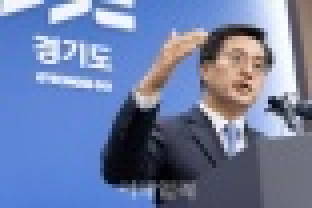
#> input picture crop/e128789b692a498f8fd8473204021cc2.jpg, 78 x 52 px, given as the content of the folder ./test1, which was not available (shown 4 times larger)
$ python Testing.py
#> lines starting #> are read from the running program, lines starting #| are printed output that depends on the picture; long printed decimals are rounded; pictures that were not available may be replaced by others from this repository, and a replacement may not be noted
#> in test, img is the input picture: shape (52, 78, 3); mean B, G, R 165.2, 126, 110.3
# simpleCamTest.py
import multiprocessing
import os
import time

import numpy
import numpy as np
import cv2

# from app.image_converter import face_detect, setting, saliency, image_magick

faceCascade = cv2.CascadeClassifier('./haar/haarcascade_frontalface_default.xml')
eyeCascade = cv2.CascadeClassifier('./haar/haarcascade_eye.xml')
REDUCE_MAX_RATE = 1.5
MIN_THRESHOLD = 0.2


def resize(img, target_size):
    width = len(img[0])
#> width = 78
    height = len(img)
#> height = 52
    resize_rate = 0
    # 원본 이미지의 가로 세로 중 작은 값을 최소 값 (img_min_length)으로 잡는다.
    img_max_length = width
#> img_max_length = 78
    if img_max_length < height:
        img_max_length = height

    # 타겟 사이즈의 가로 세로 중 작은 값을 최소 값 (target_min_length)으로 잡는다.
    target_max_length = target_size[0]
    if target_max_length > target_size[1]:
        target_max_length = target_size[1]

    # 타겟 최소 * REDUCE_MAX_RATE = min_length

    max_length = target_max_length * REDUCE_MAX_RATE
    base_pic = np.zeros((target_size[1], target_size[0], 3), np.uint8)

    h, w = img.shape[:2]
#> h = 52; w = 78
    ash = target_size[1] / h
#> ash = 1.5
    asw = target_size[0] / w
#> asw = 1
    if asw < ash:
        resize_rate = asw
#> resize_rate = 1
    else:
        resize_rate = ash
    sizeas = (int(w * resize_rate), int(h * resize_rate))
#> sizeas = (78, 52)
    pic1 = cv2.resize(img, dsize=sizeas)
    base_pic[int(target_size[1] / 2 - sizeas[1] / 2):int(target_size[1] / 2 + sizeas[1] / 2),
    int(target_size[0] / 2 - sizeas[0] / 2):int(target_size[0] / 2 + sizeas[0] / 2), :] = pic1
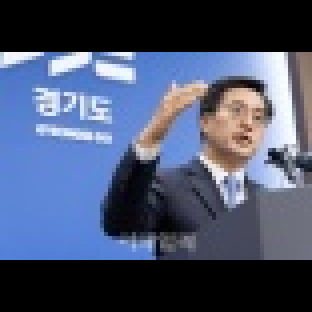
#> base_pic: shape (78, 78, 3) (shown 4 times larger); mean B, G, R 110.1, 84, 73.6
    # 타겟에 대해 100% 맞추는건 아닌거같다
    # 즉 최소 타겟 사이즈의 1.5배 보다 실제 이미지의 최소 사이즈가 클경우 리사이즈 수행
    if img_max_length > max_length:
        width_rate = target_size[0] / width
        height_rate = target_size[1] / height
        resize_rate = img_max_length / max_length
        new_img = cv2.resize(img, dsize=(int(width * width_rate), int(height * height_rate)))
        return new_img, resize_rate

    else:
        return img, 1


# [80 lines of commented-out code are left out]


def get_threshold(img):
    color = [(255, 0, 0), (0, 255, 0), (0, 0, 255)]
    if img.ndim < 3:
        return MIN_THRESHOLD
    hist_list = []
    try:
        for ch, col in enumerate(color):
            hist_item = cv2.calcHist([img], [ch], None, [256], [0, 256])
            cv2.normalize(hist_item, hist_item, 0, 255, cv2.NORM_MINMAX)
            hist = numpy.int32(numpy.around(hist_item))
            hist_list.append(hist)

        standard_deviation_sum = 0
        for hist in hist_list:
            standard_deviation_sum += numpy.sqrt(numpy.sum((hist - numpy.average(hist)) ** 2) / len(hist))
    except Exception as msg:
        # print msg
        return MIN_THRESHOLD

        # 0.58, 170의 뜻??
    DEVIATION = standard_deviation_sum * 0.58 / 170
    # DEVIATION = standard_deviation_sum * 0.55 / 170
    if DEVIATION > 0.52:
        DEVIATION = 0.52
    return DEVIATION


def test(file):
    output_path = "./crop"

    # 파일 목록 출력
    start = time.time()
    print(file)
    img = cv2.imread(file)
    if img is None:
        pass
    target_size = [78, 78]
    image, resize_rate = resize(img, target_size)
#> resize_rate = 1
    rgb_result = 0
    b, g, r = cv2.split(img)
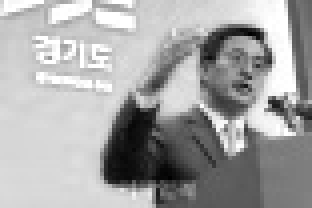
#> b: shape (52, 78) (shown 4 times larger); min 0, max 255, mean 165.2
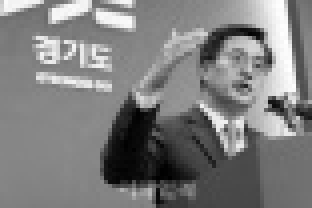
#> g: shape (52, 78) (shown 4 times larger); min 0, max 255, mean 126
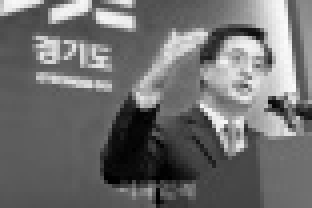
#> r: shape (52, 78) (shown 4 times larger); min 0, max 251, mean 110.3
    height_middle = len(img) / 2
#> height_middle = 26
    width_middle = len(img[0]) / 2
#> width_middle = 39

    target_list = []
    shift_count = 33
    for i in range(4):
        row_start_index = int(i / 2 * height_middle)
        row_end_index = int(row_start_index + height_middle)
        col_start_index = int(i % 2 * width_middle)
        col_end_index = int(col_start_index + width_middle)
        for j in range(3):
            if j % 3 == 0:
                target_list = r
            elif j % 3 == 1:
                target_list = g
            elif j % 3 == 2:
                target_list = b
            STEP = 2
            target_list = target_list[row_start_index:row_end_index:STEP, col_start_index: col_end_index: STEP]
            # AND_MASK = 32
            target_list = target_list / 32
            list_sum = int(target_list.sum())
            count = 1
            for i in target_list.shape:
                count = count * i
            if count == 1:
                rgb_result += 0
            else:
                rgb_result += (int(list_sum / count) << shift_count)
            shift_count -= 3
#> this loop made 4 passes
#> (row_start_index, row_end_index, col_start_index, col_end_index) on passes 1 to 4: (0, 26, 0, 39), (13, 39, 39, 78), (26, 52, 0, 39), (39, 65, 39, 78)
#> after the loop, rgb_result = 30946704018; shift_count = -3
    rgb_result = "%032x" % rgb_result
#> rgb_result = '00000000000000000000000734913a92'
    cv2.imwrite(os.path.join(output_path + file[6:]), image)

    end = time.time()
    print("image out : " + output_path + file[6:] + "\t hashKey : " + rgb_result + "\t elapsedTime : " + str(
        end - start))
#| image out : ./crop1/e128789b692a498f8fd8473204021cc2.jpg	 hashKey : 00000000000000000000000734913a92	 elapsedTime : 0.02014


if __name__ == '__main__':
    start = time.time()
    pool = multiprocessing.Pool(processes=4)
    directory_path = "./test1"
    all_files = [os.path.join(directory_path, file) for file in os.listdir(directory_path)]
    #
    pool.map(test, all_files)
    pool.close()
    pool.join()
    for i in all_files:
        test(i)
#> the loop in test (call 2), `for i in range(4):` made 4 passes
#| image out : ./crop1/e128789b692a498f8fd8473204021cc2.jpg	 hashKey : 00000000000000000000000734913a92	 elapsedTime : 0.004665
    end = time.time()

    print("수행시간: %f 초" % (end - start))
